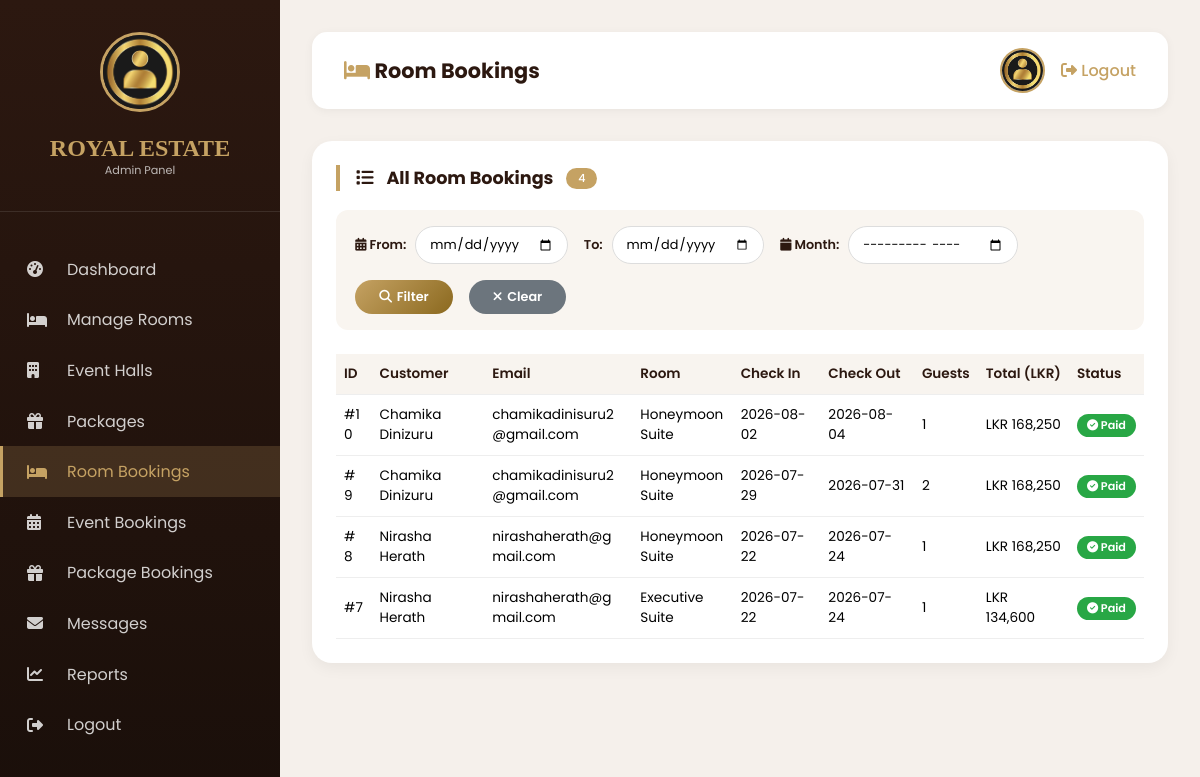
Screenshot of /admin/room-bookings.php (signed in) with the database file from the repository.
### tables this page shows
CREATE TABLE `room_bookings` (
  `id` int(11) NOT NULL,
  `user_id` int(11) NOT NULL,
  `room_id` int(11) NOT NULL,
  `check_in` date NOT NULL,
  `check_out` date NOT NULL,
  `guests` int(11) NOT NULL,
  `total_price` decimal(10,2) NOT NULL,
  `special_requests` text DEFAULT NULL,
  `status` enum('pending','confirmed','cancelled','completed') DEFAULT 'pending',
  `payment_status` enum('unpaid','paid','refunded') NOT NULL DEFAULT 'unpaid',
  `stripe_payment_intent_id` varchar(255) DEFAULT NULL,
  `created_at` timestamp NOT NULL DEFAULT current_timestamp()
);

CREATE TABLE `users` (
  `id` int(11) NOT NULL,
  `name` varchar(100) NOT NULL,
  `email` varchar(100) NOT NULL,
  `password` varchar(255) NOT NULL,
  `role` enum('user','admin','owner') DEFAULT 'user',
  `avatar` varchar(255) DEFAULT 'https://randomuser.me/api/portraits/men/32.jpg',
  `created_at` timestamp NOT NULL DEFAULT current_timestamp()
);

CREATE TABLE `rooms` (
  `id` int(11) NOT NULL,
  `name` varchar(100) NOT NULL,
  `price` decimal(10,2) NOT NULL,
  `max_guests` int(11) NOT NULL,
  `description` text DEFAULT NULL,
  `features` text DEFAULT NULL,
  `badge` varchar(100) DEFAULT 'Premium',
  `image` varchar(255) DEFAULT NULL,
  `images` text DEFAULT NULL,
  `status` enum('active','inactive') DEFAULT 'active',
  `created_at` timestamp NOT NULL DEFAULT current_timestamp()
);

### admin/room-bookings.php (the view, shortened to what this page needs)
<?php
$admin_avatar = '../assets/images/admin-avatar.jpg';
$default_avatar = 'https://randomuser.me/api/portraits/men/2.jpg';
require_once '../config/db_connection.php';
$from_date = isset($_GET['from_date']) ? $_GET['from_date'] : '';
$to_date = isset($_GET['to_date']) ? $_GET['to_date'] : '';
$filter_month = isset($_GET['filter_month']) ? $_GET['filter_month'] : '';
$where = "WHERE 1=1";
$bookings = $conn->query("
    SELECT rb.id, u.name AS customer, u.email, r.name AS room,
           rb.check_in, rb.check_out, rb.guests, rb.total_price,
           rb.status, rb.payment_status
    FROM room_bookings rb
    JOIN users u ON rb.user_id = u.id
    JOIN rooms r ON rb.room_id = r.id
    $where
    ORDER BY rb.created_at DESC
")->fetch_all(MYSQLI_ASSOC);
$total_count = count($bookings);
?>
<!DOCTYPE html>
<html lang="en">
<head>
    <link rel="stylesheet" href="https://cdnjs.cloudflare.com/ajax/libs/font-awesome/6.4.0/css/all.min.css">
</head>
<body>
<div class="admin-container">
    <div class="sidebar" id="sidebar">
        <div class="sidebar-header">
            <img src="<?php echo htmlspecialchars($admin_avatar); ?>" onerror="this.src='<?php echo $default_avatar; ?>'">
            <h2>ROYAL ESTATE</h2>
            <p>Admin Panel</p>
        </div>
        <div class="sidebar-nav">
            <a href="index.php"><i class="fas fa-tachometer-alt"></i> Dashboard</a>
            <a href="manage-rooms.php"><i class="fas fa-bed"></i> Manage Rooms</a>
            <a href="manage-halls.php"><i class="fas fa-building"></i> Event Halls</a>
            <a href="manage-packages.php"><i class="fas fa-gift"></i> Packages</a>
            <a href="room-bookings.php" class="active"><i class="fas fa-bed"></i> Room Bookings</a>
            <a href="event-bookings.php"><i class="fas fa-calendar-alt"></i> Event Bookings</a>
            <a href="package-bookings.php"><i class="fas fa-gift"></i> Package Bookings</a>
            <a href="manage-messages.php"><i class="fas fa-envelope"></i> Messages</a>
            <a href="reports.php"><i class="fas fa-chart-line"></i> Reports</a>
            <a href="logout.php"><i class="fas fa-sign-out-alt"></i> Logout</a>
        </div>
    </div>
    <div class="main-content">
        <div class="top-bar">
            <h2><i class="fas fa-bed"></i> Room Bookings</h2>
            <div class="top-bar-right">
                <img src="<?php echo htmlspecialchars($admin_avatar); ?>" onerror="this.src='<?php echo $default_avatar; ?>'">
                <a href="logout.php"><i class="fas fa-sign-out-alt"></i> Logout</a>
            </div>
        </div>
        <div class="card">
            <div class="card-header">
                <h3><i class="fas fa-list"></i> All Room Bookings <span class="badge-count"><?php echo $total_count; ?></span></h3>
            </div>
            <div class="filter-bar">
                <div class="filter-group">
                    <label><i class="fas fa-calendar-alt"></i> From:</label>
                    <input type="date" id="fromDate" value="<?php echo $from_date; ?>">
                </div>
                <div class="filter-group">
                    <label>To:</label>
                    <input type="date" id="toDate" value="<?php echo $to_date; ?>">
                </div>
                <div class="filter-group">
                    <label><i class="fas fa-calendar"></i> Month:</label>
                    <input type="month" id="filterMonth" value="<?php echo $filter_month; ?>">
                </div>
                <button class="btn-filter" onclick="applyFilter()"><i class="fas fa-search"></i> Filter</button>
                <a href="room-bookings.php" class="btn-clear"><i class="fas fa-times"></i> Clear</a>
            </div>
            <div class="table-wrapper">
                <table>
                    <thead>
                        <tr>
                            <th>ID</th>
                            <th>Customer</th>
                            <th>Email</th>
                            <th>Room</th>
                            <th>Check In</th>
                            <th>Check Out</th>
                            <th>Guests</th>
                            <th>Total (LKR)</th>
                            <th>Status</th>
                        </tr>
                    </thead>
                    <tbody>
                        <?php if(empty($bookings)): ?>
                            <tr><td colspan="9" class="no-results">No room bookings found.</td></tr>
                        <?php else: ?>
                            <?php foreach($bookings as $b): ?>
                            <tr>
                                <td data-label="ID">#<?php echo $b['id']; ?></td>
                                <td data-label="Customer"><?php echo htmlspecialchars($b['customer']); ?></td>
                                <td data-label="Email"><?php echo htmlspecialchars($b['email']); ?></td>
                                <td data-label="Room"><?php echo htmlspecialchars($b['room']); ?></td>
                                <td data-label="Check In"><?php echo $b['check_in']; ?></td>
                                <td data-label="Check Out"><?php echo $b['check_out']; ?></td>
                                <td data-label="Guests"><?php echo $b['guests']; ?></td>
                                <td data-label="Total">LKR <?php echo number_format($b['total_price']); ?></td>
                                <td data-label="Status">
                                    <?php
                                    if (isset($b['payment_status']) && $b['payment_status'] === 'paid') {
                                        echo '<span class="badge badge-paid"><i class="fas fa-check-circle"></i> Paid</span>';
                                    } else {
                                        echo '<span class="badge badge-' . strtolower($b['status']) . '">' . ucfirst($b['status']) . '</span>';
                                    }
                                    ?>
                                </td>
                            </tr>
                            <?php endforeach; ?>
                        <?php endif; ?>
                    </tbody>
                </table>
            </div>
        </div>
    </div>
</div>
</body>
</html>

### admin/room-bookings.php (style rules this page uses)
* { margin: 0; padding: 0; box-sizing: border-box; }
body { font-family: 'Poppins', sans-serif; background: #f5f0eb; }
.admin-container { display: flex; min-height: 100vh; }
.sidebar { width: 280px; background: linear-gradient(180deg, #2c1810 0%, #1a0f0a 100%); color: white; position: fixed; top: 0; left: 0; bottom: 0; overflow-y: auto; z-index: 100; }
.sidebar-header { padding: 2rem 1.5rem; text-align: center; border-bottom: 1px solid rgba(255,255,255,0.1); }
.sidebar-header img { width: 80px; height: 80px; border-radius: 50%; border: 3px solid #c5a263; margin-bottom: 1rem; object-fit: cover; }
.sidebar-header h2 { font-family: 'Playfair Display', serif; color: #c5a263; font-size: 1.5rem; }
.sidebar-header p { font-size: 0.7rem; opacity: 0.7; }
.sidebar-nav { margin-top: 2rem; }
.sidebar-nav a { display: flex; align-items: center; gap: 1rem; padding: 0.8rem 1.5rem; color: rgba(255,255,255,0.8); text-decoration: none; transition: 0.3s; border-left: 3px solid transparent; }
.sidebar-nav a i { width: 24px; }
.sidebar-nav a:hover, .sidebar-nav a.active { background: rgba(197,162,99,0.2); color: #c5a263; border-left-color: #c5a263; }
.sidebar-nav a:hover i, .sidebar-nav a.active i { color: #c5a263; }
.main-content { flex: 1; margin-left: 280px; padding: 2rem; }
.top-bar { background: white; padding: 1rem 2rem; border-radius: 15px; display: flex; justify-content: space-between; align-items: center; margin-bottom: 2rem; box-shadow: 0 2px 10px rgba(0,0,0,0.05); }
.top-bar h2 { color: #2c1810; font-size: 1.3rem; }
.top-bar h2 i { color: #c5a263; }
.top-bar-right { display: flex; align-items: center; gap: 1rem; }
.top-bar-right img { width: 45px; height: 45px; border-radius: 50%; object-fit: cover; border: 2px solid #c5a263; }
.top-bar-right a { color: #c5a263; text-decoration: none; font-weight: 500; transition: 0.2s; }
.card { background: white; border-radius: 20px; padding: 1.5rem; margin-bottom: 2rem; box-shadow: 0 5px 15px rgba(0,0,0,0.05); }
.card-header { display: flex; justify-content: space-between; align-items: center; flex-wrap: wrap; gap: 0.5rem; margin-bottom: 1.2rem; }
.card-header h3 { color: #2c1810; border-left: 4px solid #c5a263; padding-left: 1rem; font-size: 1.1rem; display: flex; align-items: center; gap: 0.8rem; }
.badge-count { background: #c5a263; color: white; padding: 2px 12px; border-radius: 20px; font-size: 0.7rem; font-weight: 500; }
.filter-bar { background: #f9f5f0; padding: 1rem 1.2rem; border-radius: 12px; margin-bottom: 1.5rem; display: flex; flex-wrap: wrap; gap: 1rem; align-items: center; }
.filter-bar label { font-size: 0.8rem; font-weight: 600; color: #2c1810; margin-right: 0.3rem; }
.filter-bar input[type="date"], .filter-bar input[type="month"] { padding: 0.5rem 0.8rem; border-radius: 30px; border: 1px solid #ddd; font-family: 'Poppins', sans-serif; font-size: 0.8rem; background: white; outline: none; transition: 0.2s; }
.btn-filter { background: linear-gradient(135deg, #c5a263, #8b691f); color: white; border: none; padding: 0.5rem 1.5rem; border-radius: 30px; cursor: pointer; font-weight: 600; font-size: 0.8rem; transition: 0.2s; font-family: 'Poppins', sans-serif; display: inline-flex; align-items: center; gap: 0.3rem; }
.btn-clear { background: #6c757d; color: white; border: none; padding: 0.5rem 1.5rem; border-radius: 30px; cursor: pointer; font-weight: 600; font-size: 0.8rem; transition: 0.2s; font-family: 'Poppins', sans-serif; text-decoration: none; display: inline-flex; align-items: center; gap: 0.3rem; }
.table-wrapper { overflow-x: auto; }
table { width: 100%; border-collapse: collapse; font-size: 0.85rem; }
th, td { padding: 10px 8px; text-align: left; border-bottom: 1px solid #eee; vertical-align: middle; }
th { background: #f8f4ef; font-weight: 600; color: #2c1810; white-space: nowrap; }
td { word-break: break-word; }
.badge { padding: 3px 10px; border-radius: 20px; display: inline-block; font-size: 0.7rem; font-weight: 600; white-space: nowrap; }
.badge-paid { background: #28a745; color: white; }

### rows the page displays
room_bookings: id "10", user.name "Chamika Dinizuru", user.email "chamikadinisuru2@gmail.com", room.name "Honeymoon Suite", check_in "2026-08-02", check_out "2026-08-04", guests "1", total_price "168,250", payment_status "paid" (drawn)
room_bookings: id "9", user.name "Chamika Dinizuru", user.email "chamikadinisuru2@gmail.com", room.name "Honeymoon Suite", check_in "2026-07-29", check_out "2026-07-31", guests "2", total_price "168,250", payment_status "paid" (drawn)
room_bookings: id "8", user.name "Nirasha Herath", user.email "nirashaherath@gmail.com", room.name "Honeymoon Suite", check_in "2026-07-22", check_out "2026-07-24", guests "1", total_price "168,250", payment_status "paid" (drawn)
room_bookings: id "7", user.name "Nirasha Herath", user.email "nirashaherath@gmail.com", room.name "Executive Suite", check_in "2026-07-22", check_out "2026-07-24", guests "1", total_price "134,600", payment_status "paid" (drawn)

### other values shown
$total_count "4"
